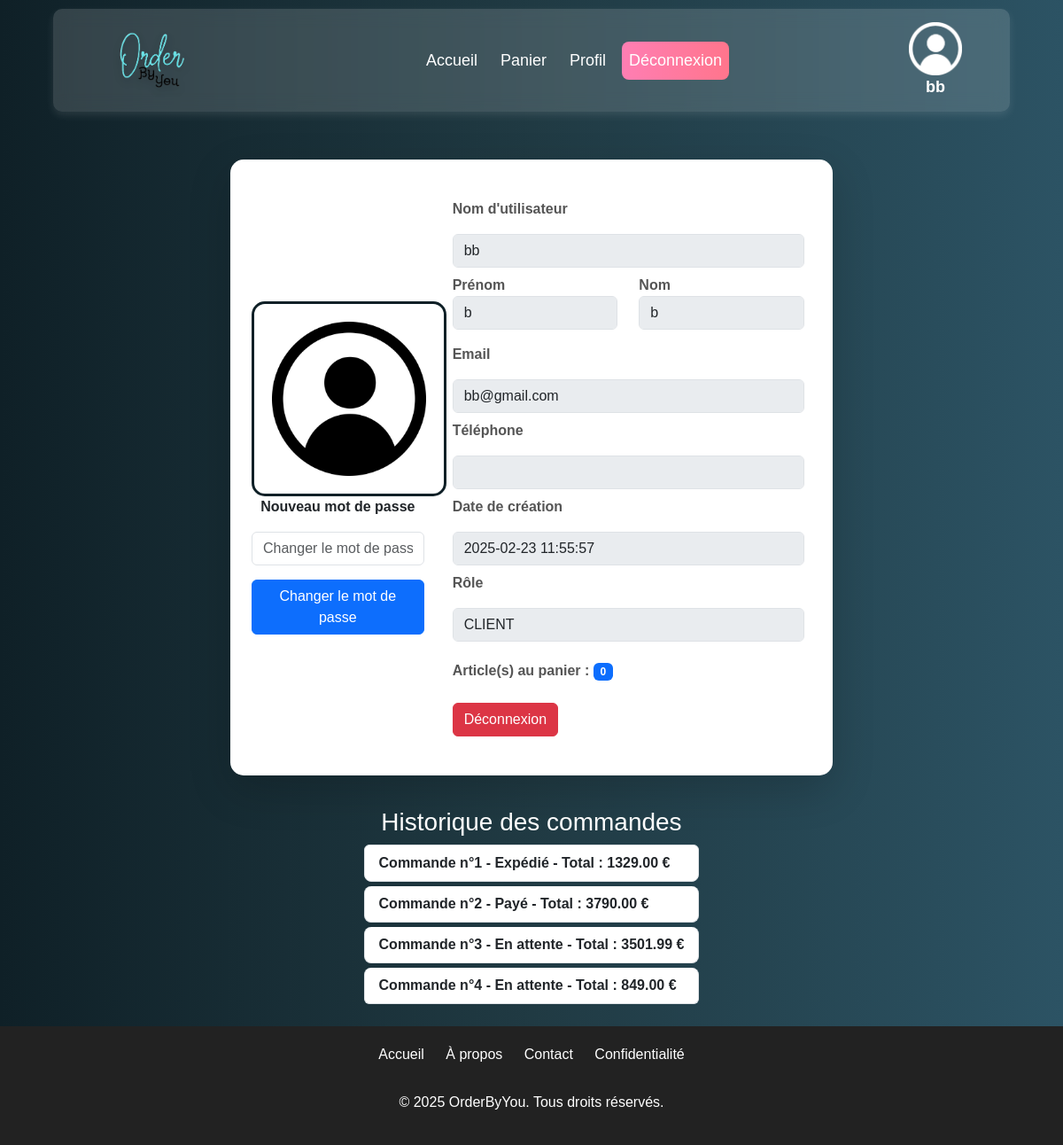
/index.php?pages=profil (signed in), run on the app's committed database.
### tables this page shows
CREATE TABLE IF NOT EXISTS `orders` (
  `id` int NOT NULL AUTO_INCREMENT,
  `user_id` int NOT NULL,
  `total_price` decimal(10,2) NOT NULL,
  `status` varchar(50) DEFAULT 'En attente',
  `created_at` timestamp NULL DEFAULT CURRENT_TIMESTAMP,
  PRIMARY KEY (`id`),
  KEY `fk_orders_user` (`user_id`)
);

### index.php (called while the page is built, shortened)
<?php
include './templates/header.php';
$allowedPages = ['home', 'products', 'cart', 'login', 'register', 'profil', 'logout', 'dashboard', 'order'];
$page = isset($_GET['pages']) ? $_GET['pages'] : 'home';
if (in_array($page, $allowedPages)) {
    $pagePath = './pages/' . $page . '.php';
} else {
    $pagePath = './pages/404.php';
}
include $pagePath;
include './templates/footer.php';
?>

### pages/profil.php (the view, shortened to what this page needs)
<div style="height: 80px;"></div>
<div class="profile-wrapper">
    <div class="container-profile">
        <div class="info card p-4 shadow-lg">
            <div class="row align-items-center">
                <div class="col-md-4 text-center profil-img-container">
                    <img src="./assets/img/profil1.png" alt="Image de profil" class="profil-img">
                    <form method="POST" action="">
                        <p><strong>Nouveau mot de passe</strong></p>
                        <input type="password" class="form-control mt-3" name="new_password" placeholder="Changer le mot de passe" required>
                        <button type="submit" class="btn btn-primary mt-3">Changer le mot de passe</button>
                    </form>
                </div>
                <div class="col-md-8 profil-details">
                    <p><strong>Nom d'utilisateur</strong>
                    <input type="text" class="form-control mt-3" id="profil-name" value="<?= htmlspecialchars($_SESSION['username']) ?>" disabled></p>
                    <div class="row mb-2">
                        <div class="col">
                        <p><strong>Prénom</strong>
                            <input class="form-control" type="text" name="first_name" id="first_name" value="<?= htmlspecialchars($_SESSION['user_firstname'] ?? '') ?>" disabled></p>
                        </div>
                        <div class="col">
                        <p><strong>Nom</strong>
                            <input class="form-control" type="text" name="last_name" id="last_name" value="<?= htmlspecialchars($_SESSION['user_lastname'] ?? '') ?>" disabled></p>
                        </div>
                    </div>
                    <p><strong>Email</strong>
                    <input type="email" class="form-control mt-3" id="profil-email" value="<?= htmlspecialchars($_SESSION['user_email']) ?>" disabled></p>
                    <p><strong>Téléphone</strong>
                    <input type="tel" class="form-control mt-3" id="profil-phone" value="<?= htmlspecialchars($_SESSION['user_phone']) ?>" disabled></p>
                    <p><strong>Date de création</strong>
                    <input type="text" class="form-control mt-3" id="profil-creation" value="<?= htmlspecialchars($_SESSION['user_creation']) ?>" disabled></p>
                    <p><strong>Rôle</strong>
                    <input type="text" class="form-control mt-3" id="profil-role" value="<?= htmlspecialchars($_SESSION['user_role']) ?>" disabled></p>
                    <p><strong>Article(s) au panier :</strong>
                        <span class="badge bg-primary mt-3">
                            <?= isset($_SESSION['cart']) ? array_sum($_SESSION['cart']) : 0 ?>
                        </span>
                    </p>
                    <a href="index.php?pages=logout" class="btn btn-danger mt-3">Déconnexion</a>
                </div>
            </div>
        </div>
    </div>
    <div class="display-orders">
        <?php
        $req = $dbb->prepare("SELECT * FROM orders WHERE user_id = :user_id");
        $req->bindParam(':user_id', $_SESSION['user_id'], PDO::PARAM_INT);
        $req->execute();
        $orders = $req->fetchAll(PDO::FETCH_ASSOC);
        ?>
        <h3 class="text-center mt-3">Historique des commandes</h3>
        <ul class="list-group">
            <?php
            if (!empty($orders)) {
                foreach ($orders as $index => $order) {
                    echo '<li class="list-group-item">Commande n°' . ($index + 1) . ' - ' . htmlspecialchars($order['status']) . ' - Total : ' . htmlspecialchars($order['total_price']) . ' €</li>';
                }
            } else {
                echo '<li class="list-group-item">Aucune commande trouvée</li>';
            }
            ?>
        </ul>
    </div>
</div>

### assets/css/style.css (style rules this page uses)
:root { --primary-color: #28a745; --secondary-color: #dc3545; --background-gradient: linear-gradient(to right, #0f2027, #203a43, #2c5364); --font-family-primary: 'Poppins', sans-serif; --font-family-secondary: Arial, Helvetica, sans-serif; --font-family-title: system-ui, -apple-system, BlinkMacSystemFont, 'Segoe UI', Roboto, Oxygen, Ubuntu, Cantarell, 'Open Sans', 'Helvetica Neue', sans-serif; }
body { padding: 0; margin: 0; text-decoration: none; box-sizing: border-box; background: var(--background-gradient); font-family: var(--font-family-primary); color: white; }
.card { border: none; border-radius: 15px; overflow: hidden; transition: transform 0.3s ease, box-shadow 0.3s ease; background: #fff; box-shadow: 0 4px 8px rgba(0, 0, 0, 0.1); }
.profile-wrapper { display: flex; flex-direction: column; align-items: center; justify-content: center; padding-top: 80px; min-height: 80vh; max-width: 60%; margin: 0 auto; }
.container-profile { width: 100%; padding: 20px; border-radius: 12px; }
.profil-img { width: 220px; height: 220px; border-radius: 15px; border: 3px solid #0f2027; padding: 20px; }
.profil-details { padding: 20px; }
.profil-details p { font-size: 1rem; color: #555; margin-bottom: 8px; }
.list-group-item { border-radius: 8px; margin-bottom: 5px; font-weight: bold; }

### data on the page
orders: status "Expédié", total_price "1329.00"
orders: status "Payé", total_price "3790.00"
orders: status "En attente", total_price "3501.99"
orders: status "En attente", total_price "849.00"

### other printed values
$_SESSION['username'] "bb"
array_sum($_SESSION['cart']) "0"
